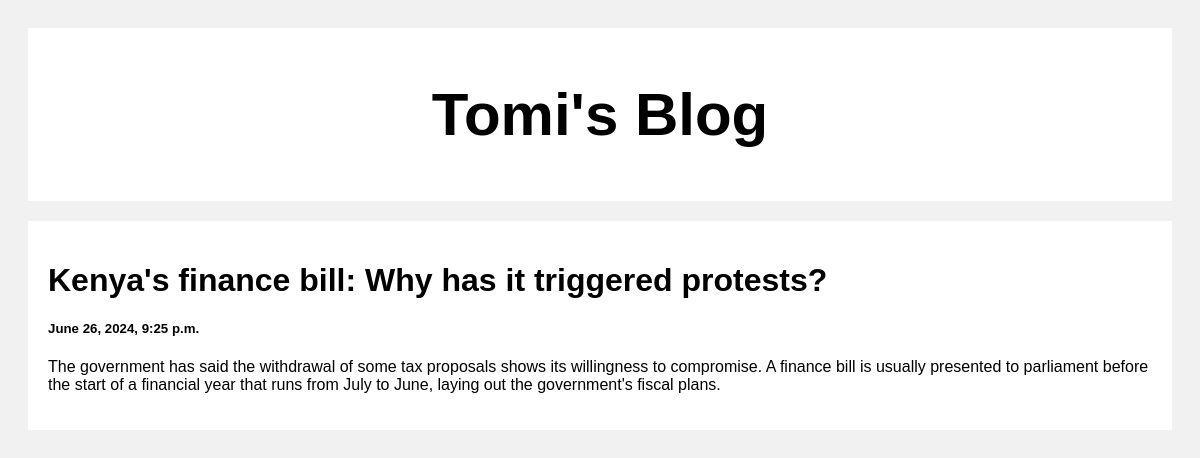
Screenshot of /post/2 with the database file from the repository.
### post/models.py (models this page shows)
class Post(models.Model):
    title = models.CharField(max_length=100)
    body = models.CharField(max_length=1000000)
    created_at = models.DateTimeField(default = datetime.now, blank = True)

### post/views.py (the view)
# urls.py: path('',include('post.urls'))
def post(request,pk):
    posts = Post.objects.get(id=pk)
    return render(request,'posts.html',{'pos':posts})

### templates/posts.html (shortened to what this page needs)
<!DOCTYPE html>
<html>
  <head>
  </head>
  <body>
    <div class="header">
      <h2>Tomi's Blog</h2>
    </div>
    <div class="row">
      <div class="leftcolumn">
        <div class="card">
          <h1>{{pos.title}}</h1>
          <h5>{{pos.created_at}}</h5>
          <p>{{pos.body}}</p>
        </div>
      </div>
    </div>
  </body>
</html>

### templates/posts.html (style rules this page uses)
* { box-sizing: border-box; }
body { font-family: Arial; padding: 20px; background: #f1f1f1; }
.header { padding: 2px; font-size: 40px; text-align: center; background: white; }
.leftcolumn { float: left; width: 100%; }
.card { background-color: white; padding: 20px; margin-top: 20px; }
.row:after { content: ""; display: table; clear: both; }

### rows the page displays
Post: title "Kenya's finance bill: Why has it triggered protests?", created_at "June 26, 2024, 9:25 p.m.", body "The government has said the withdrawal of some tax proposals shows its willingness to compromise. A finance bill is usually presented to parliament before the start of a financial year that runs from July to June, laying out the government's fiscal plans."
